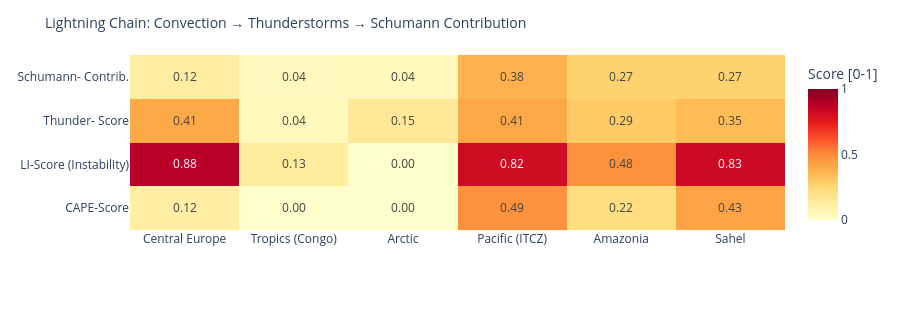

The notebook cell this image was saved under:
### Code cell
# ============================================================
# LIGHTNING CHAIN: Convection → Thunderstorms → Schumann
# Shows the causal chain per measurement point as heatmap
# ============================================================

def cape_score(v):
    """CAPE → normalized score [0,1]"""
    if v is None or pd.isna(v): return 0.0
    return min(1.0, float(v) / 3000)

def li_score(v):
    """Lifted Index: negative = unstable → score [0,1]"""
    if v is None or pd.isna(v): return 0.3
    return min(1.0, max(0.0, (-float(v) + 6) / 12))

def cloud_score(v):
    if v is None or pd.isna(v): return 0.3
    return float(v) / 100

def thunder_score(row):
    """Kombinierter Gewitterwahrscheinlichkeits-Score
    CAPE + LI + Bedeckung + WMO-Gewitter + konvektiver Niederschlag (showers)
    Hinweis: X-Ray und Kp sind kein Bestandteil – nur geomagn./solarer Kontext.
    """
    cs = cape_score(row.get('cape'))
    ls = li_score(row.get('li'))
    cl = cloud_score(row.get('cloud'))
    t  = 1.0 if row.get('thunderstorm') else 0.0
    # Convective precipitation (showers) as additional indicator
    sh = min(1.0, (row.get('showers') or 0) / 5.0)
    return round(cs * 0.30 + ls * 0.25 + cl * 0.15 + t * 0.20 + sh * 0.10, 3)

def schumann_contribution(t_score, lat):
    """Schumann contribution: higher in tropics (±30°), scaled by thunderstorm score"""
    lat_weight = max(0.3, 1.0 - abs(lat) / 60)
    return round(t_score * lat_weight, 3)

df_atm['cape_score']   = df_atm.apply(lambda r: cape_score(r['cape']), axis=1)
df_atm['li_score']     = df_atm.apply(lambda r: li_score(r['li']),    axis=1)
df_atm['thunder_score']= df_atm.apply(lambda r: thunder_score(r.to_dict()), axis=1)
df_atm['schumann_contribution'] = df_atm.apply(
    lambda r: schumann_contribution(r['thunder_score'], r['lat']), axis=1)

metrics = ['cape_score', 'li_score', 'thunder_score', 'schumann_contribution']
labels  = ['CAPE-Score', 'LI-Score\n(Instability)', 'Thunder-\nScore', 'Schumann-\nContrib.']
z_data  = [df_atm[m].tolist() for m in metrics]

fig = go.Figure(go.Heatmap(
    z=z_data,
    x=df_atm['point'].tolist(),
    y=labels,
    colorscale='YlOrRd',
    zmin=0, zmax=1,
    text=[[f'{v:.2f}' for v in row] for row in z_data],
    texttemplate='%{text}', textfont=dict(size=12),
    colorbar=dict(title='Score [0-1]')
))
fig.update_layout(
    title=dict(text='Lightning Chain: Convection → Thunderstorms → Schumann Contribution', font=dict(size=14)),
    height=310,
    plot_bgcolor='rgba(0,0,0,0)', paper_bgcolor='rgba(0,0,0,0)',
    margin=dict(l=130, r=80, t=55, b=80)
)
fig.show()

### Figure 1 — Plotly figure (JSON) as saved in the notebook; plotly's stock layout.template omitted (floating-point values rounded to 4 significant figures)
{"data": [{"colorbar": {"title": {"text": "Score [0-1]"}}, "colorscale": [[0.0, "rgb(255,255,204)"], [0.125, "rgb(255,237,160)"], [0.25, "rgb(254,217,118)"], [0.375, "rgb(254,178,76)"], [0.5, "rgb(253,141,60)"], [0.625, "rgb(252,78,42)"], [0.75, "rgb(227,26,28)"], [0.875, "rgb(189,0,38)"], [1.0, "rgb(128,0,38)"]], "text": [["0.12", "0.00", "0.00", "0.49", "0.22", "0.43"], ["0.88", "0.13", "0.00", "0.82", "0.48", "0.83"], ["0.41", "0.04", "0.15", "0.41", "0.29", "0.35"], ["0.12", "0.04", "0.04", "0.38", "0.27", "0.27"]], "textfont": {"size": 12}, "texttemplate": "%{text}", "type": "heatmap", "x": ["Central Europe", "Tropics (Congo)", "Arctic", "Pacific (ITCZ)", "Amazonia", "Sahel"], "y": ["CAPE-Score", "LI-Score\n(Instability)", "Thunder-\nScore", "Schumann-\nContrib."], "z": [[0.1167, 0.0, 0.0, 0.4867, 0.2167, 0.4267], [0.8833, 0.1333, 0.0, 0.8167, 0.4833, 0.825], [0.406, 0.045, 0.15, 0.412, 0.295, 0.346], [0.122, 0.042, 0.045, 0.378, 0.27, 0.271]], "zmax": 1, "zmin": 0}], "layout": {"height": 310, "margin": {"b": 80, "l": 130, "r": 80, "t": 55}, "paper_bgcolor": "rgba(0,0,0,0)", "plot_bgcolor": "rgba(0,0,0,0)", "title": {"font": {"size": 14}, "text": "Lightning Chain: Convection → Thunderstorms → Schumann Contribution"}}}
